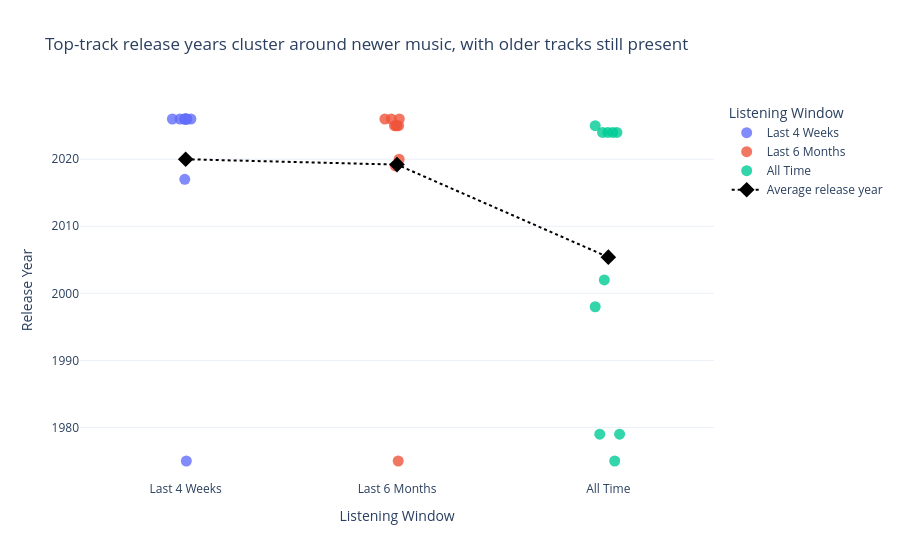

Notebook source saved alongside this figure:
### Markdown cell above
**Chart rationale:**  
A connected dot plot is a better fit for this question because the main goal is to show how each artist's rank moves across ordered time windows. The connecting lines make changes in direction easy to see while still keeping exact rank values visible at each point. Reversing the y-axis keeps rank #1 at the top, matching how rankings are read. The key takeaway is that some artists remain consistently near the top while others change position as the listening window broadens.

For Question 2, the strip plot and grouped decade bar chart work together: the strip plot preserves exact release years in each listening window, while the decade bars summarize broader era shifts. The visuals show that each window is centered on newer releases (late 2010s to 2020s), but older tracks still appear in the mix. This indicates a primarily contemporary listening pattern with a persistent classic-catalog influence over the longer term.

### Code cell
# Q2 Visualization 1: release year strip plot by listening window
if "df_tracks" not in globals() or "window_order" not in globals():
    raise NameError("Run the Question 2 analysis cell first to create df_tracks.")

strip_fig = px.strip(
    df_tracks.sort_values("time_range"),
    x="time_range",
    y="release_year",
    color="time_range",
    category_orders={"time_range": window_order},
    labels={
        "time_range": "Listening Window",
        "release_year": "Release Year",
    },
    title="Top-track release years cluster around newer music, with older tracks still present",
)

# Slightly larger markers to improve readability for small samples.
strip_fig.update_traces(marker=dict(size=11, opacity=0.8), jitter=0.35)

# Add mean release-year marker for each window.
means = df_tracks.groupby("time_range", observed=False)["release_year"].mean().reindex(window_order)
strip_fig.add_scatter(
    x=window_order,
    y=means.values,
    mode="markers+lines",
    marker=dict(symbol="diamond", size=12, color="black"),
    line=dict(color="black", dash="dot"),
    name="Average release year",
)

strip_fig.update_layout(template="plotly_white", showlegend=True)
strip_fig.show()

### Figure 1 — Plotly figure (JSON) as saved in the notebook; plotly's stock layout.template omitted (floating-point values rounded to 4 significant figures)
{"data": [{"alignmentgroup": "True", "boxpoints": "all", "fillcolor": "rgba(255,255,255,0)", "hoveron": "points", "hovertemplate": "Listening Window=%{x}<br>Release Year=%{y}<extra></extra>", "jitter": 0.35, "legendgroup": "Last 4 Weeks", "line": {"color": "rgba(255,255,255,0)"}, "marker": {"color": "#636efa", "opacity": 0.8, "size": 11}, "name": "Last 4 Weeks", "offsetgroup": "Last 4 Weeks", "orientation": "v", "pointpos": 0, "showlegend": true, "type": "box", "x": ["Last 4 Weeks", "Last 4 Weeks", "Last 4 Weeks", "Last 4 Weeks", "Last 4 Weeks", "Last 4 Weeks", "Last 4 Weeks", "Last 4 Weeks", "Last 4 Weeks", "Last 4 Weeks"], "x0": " ", "xaxis": "x", "y": [2026, 2026, 2026, 2026, 2026, 2026, 2026, 2026, 1975, 2017], "y0": " ", "yaxis": "y"}, {"alignmentgroup": "True", "boxpoints": "all", "fillcolor": "rgba(255,255,255,0)", "hoveron": "points", "hovertemplate": "Listening Window=%{x}<br>Release Year=%{y}<extra></extra>", "jitter": 0.35, "legendgroup": "Last 6 Months", "line": {"color": "rgba(255,255,255,0)"}, "marker": {"color": "#EF553B", "opacity": 0.8, "size": 11}, "name": "Last 6 Months", "offsetgroup": "Last 6 Months", "orientation": "v", "pointpos": 0, "showlegend": true, "type": "box", "x": ["Last 6 Months", "Last 6 Months", "Last 6 Months", "Last 6 Months", "Last 6 Months", "Last 6 Months", "Last 6 Months", "Last 6 Months", "Last 6 Months", "Last 6 Months"], "x0": " ", "xaxis": "x", "y": [1975, 2025, 2025, 2025, 2026, 2020, 2026, 2019, 2025, 2026], "y0": " ", "yaxis": "y"}, {"alignmentgroup": "True", "boxpoints": "all", "fillcolor": "rgba(255,255,255,0)", "hoveron": "points", "hovertemplate": "Listening Window=%{x}<br>Release Year=%{y}<extra></extra>", "jitter": 0.35, "legendgroup": "All Time", "line": {"color": "rgba(255,255,255,0)"}, "marker": {"color": "#00cc96", "opacity": 0.8, "size": 11}, "name": "All Time", "offsetgroup": "All Time", "orientation": "v", "pointpos": 0, "showlegend": true, "type": "box", "x": ["All Time", "All Time", "All Time", "All Time", "All Time", "All Time", "All Time", "All Time", "All Time", "All Time"], "x0": " ", "xaxis": "x", "y": [2002, 2024, 2024, 2025, 1975, 1979, 2024, 1998, 1979, 2024], "y0": " ", "yaxis": "y"}, {"line": {"color": "black", "dash": "dot"}, "marker": {"color": "black", "size": 12, "symbol": "diamond"}, "mode": "markers+lines", "name": "Average release year", "type": "scatter", "x": ["Last 4 Weeks", "Last 6 Months", "All Time"], "y": [2020.0, 2019.0, 2005.0]}], "layout": {"boxmode": "overlay", "legend": {"title": {"text": "Listening Window"}, "tracegroupgap": 0}, "showlegend": true, "title": {"text": "Top-track release years cluster around newer music, with older tracks still present"}, "xaxis": {"anchor": "y", "categoryarray": ["Last 4 Weeks", "Last 6 Months", "All Time"], "categoryorder": "array", "domain": [0, 1], "title": {"text": "Listening Window"}}, "yaxis": {"anchor": "x", "domain": [0, 1], "title": {"text": "Release Year"}}}}
